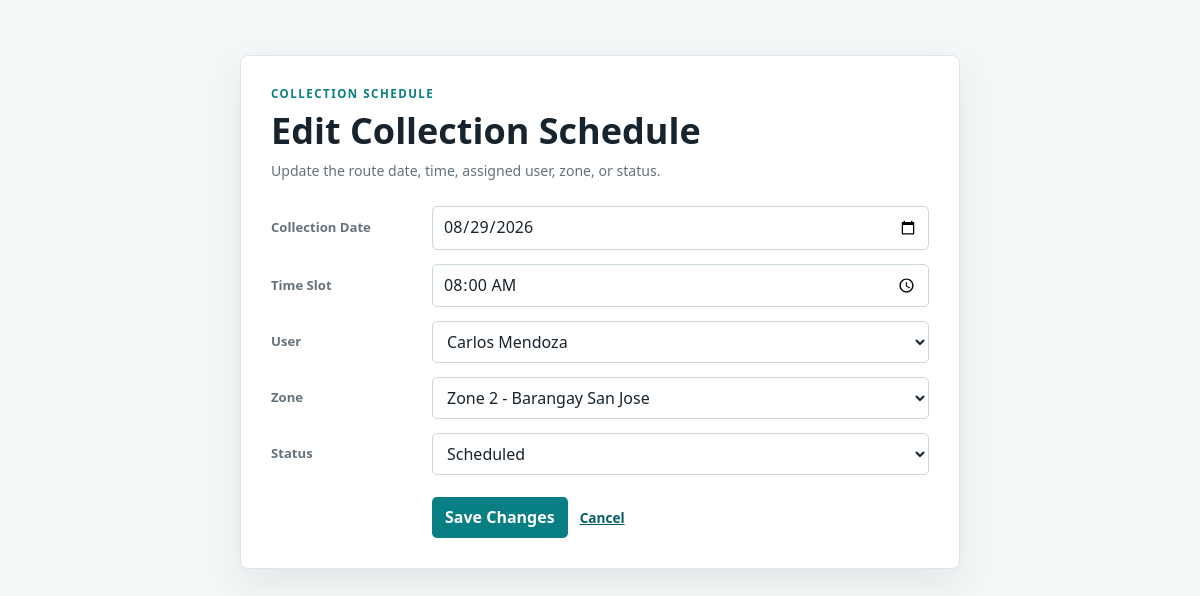
Page /modals/updateCollection.php?id=2 on the committed database.
### tables this page shows
CREATE TABLE IF NOT EXISTS Collection_Schedule (
    ScheduleID INT AUTO_INCREMENT PRIMARY KEY,
    Zone_ID INT NOT NULL,
    User_id INT NOT NULL,
    CollectionDate DATE NOT NULL,
    TimeSlot TIME NOT NULL,
    Status VARCHAR(100) NULL,
    CONSTRAINT fk_schedule_zone FOREIGN KEY (Zone_ID) REFERENCES Zones(Zone_ID)
        ON UPDATE CASCADE ON DELETE RESTRICT,
    CONSTRAINT fk_schedule_user FOREIGN KEY (User_id) REFERENCES Users(User_id)
        ON UPDATE CASCADE ON DELETE RESTRICT
);

CREATE TABLE IF NOT EXISTS Users (
    User_id INT AUTO_INCREMENT PRIMARY KEY,
    Fullname VARCHAR(100) NOT NULL,
    Email VARCHAR(100) NOT NULL,
    Password VARCHAR(255) NOT NULL,
    Role VARCHAR(50) NOT NULL,
    Contact_Number VARCHAR(20) NULL
);

### classes/CollectionSchedule.php (called while the page is built, shortened)
<?php
class CollectionSchedule
{
    private PDO $conn;
    public function __construct(PDO $db)
    {
        $this->conn = $db;
        try {
            $this->restoreZonesIfEmpty();
        } catch (PDOException $exception) {
        }
    }
    private function restoreZonesIfEmpty(): void
    {
        if ((int) $this->conn->query('SELECT COUNT(*) FROM zones')->fetchColumn() > 0) {
            return;
        }
    }
    public function getCollectionSchedule(int $id): array|false
    {
        $stmt = $this->conn->prepare(
            'SELECT
                ScheduleID AS schedule_id,
                CollectionDate AS collection_date,
                User_id AS user_id,
                Zone_ID AS zone_id,
                TimeSlot AS time_slot,
                Status AS status
             FROM collection_schedule
             WHERE ScheduleID = :id'
        );
        $stmt->execute([':id' => $id]);
        return $stmt->fetch();
    }
    public function getUsers(): PDOStatement
    {
        $stmt = $this->conn->query(
            'SELECT User_id AS user_id, Fullname AS user_name
             FROM users ORDER BY Fullname ASC'
        );
        return $stmt;
    }
    public function getZones(): PDOStatement
    {
        $stmt = $this->conn->query(
            'SELECT Zone_ID AS zone_id,
                    CONCAT(Zone_Name, " - ", Barangay) AS zone_name
             FROM zones ORDER BY Zone_Name ASC'
        );
        return $stmt;
    }
}

### modals/updateCollection.php (the view, shortened to what this page needs)
<?php
require_once __DIR__ . "/../connection.php";
require_once __DIR__ . "/../classes/CollectionSchedule.php";
$schedule = new CollectionSchedule($pdo);
$id = $_GET['id'];
$data = $schedule->getCollectionSchedule((int) $id);
?>
<!DOCTYPE html>
<html>
<head>
    <link
        rel="stylesheet"
        href="../style.css?v=11"
    >
</head>
<body>
<div class="container">
    <p class="eyebrow">COLLECTION SCHEDULE</p>
    <h1>Edit Collection Schedule</h1>
    <p class="form-intro">Update the route date, time, assigned user, zone, or status.</p>
    <form
        action="../backend/collection_code.php"
        method="POST"
        class="form-container"
    >
        <label>Collection Date</label>
        <input
            type="date"
            name="collection_date"
            value="<?php
                echo $data['collection_date'];
            ?>"
            required
        >
        <label>Time Slot</label>
        <input
            type="time"
            name="time_slot"
            value="<?php echo htmlspecialchars($data['time_slot']); ?>"
            required
        >
        <label>User</label>
        <select
            name="user_id"
            required
        >
            <?php
            $participants = $schedule->getUsers();
            while ($participant =
                $participants->fetch()):
            ?>
                <option
                    value="<?php
                        echo $participant['user_id'];
                    ?>"
                    <?php
                    if (
                        $participant['user_id']
                        == $data['user_id']
                    ) {
                        echo "selected";
                    }
                    ?>
                >
                    <?php
                    echo htmlspecialchars(
                        $participant['user_name']
                    );
                    ?>
                </option>
            <?php endwhile; ?>
        </select>
        <label>Zone</label>
        <select
            name="zone_id"
            required
        >
            <?php
            $events = $schedule->getZones();
            while ($event =
                $events->fetch()):
            ?>
                <option
                    value="<?php
                        echo $event['zone_id'];
                    ?>"
                    <?php
                    if (
                        $event['zone_id']
                        == $data['zone_id']
                    ) {
                        echo "selected";
                    }
                    ?>
                >
                    <?php
                    echo htmlspecialchars(
                        $event['zone_name']
                    );
                    ?>
                </option>
            <?php endwhile; ?>
        </select>
        <label>Status</label>
        <select name="status">
            <option value="Scheduled" <?= $data['status'] === 'Scheduled' ? 'selected' : '' ?>>Scheduled</option>
        </select>
        <div class="form-actions">
            <button type="submit" name="update_collection_schedule">Save Changes</button>
            <a href="../index.php">Cancel</a>
        </div>
    </form>
</div>
</body>
</html>

### style.css (style rules this page uses)
:root { --ink: #17232d; --muted: #64727c; --line: #dce5e9; --surface: #ffffff; --page: #f3f7f7; --teal: #087f82; --teal-dark: #075d62; --yellow: #f2b84b; --danger: #b94a48; --shadow: 0 14px 35px rgba(25, 56, 65, .08); }
* { box-sizing: border-box; }
html { scroll-behavior: smooth; }
body { margin: 0; min-width: 320px; background: var(--page); color: var(--ink); font-family: "Trebuchet MS", "Segoe UI", sans-serif; line-height: 1.45; }
a { color: inherit; }
button, input, select { font: inherit; }
button, a { -webkit-tap-highlight-color: transparent; }
button, .nav-link, .edit, .delete { transition: background-color .16s ease, color .16s ease, transform .16s ease; }
.container { width: min(720px, calc(100% - 32px)); margin: 55px auto; padding: 30px; border: 1px solid var(--line); border-radius: 8px; background: var(--surface); box-shadow: var(--shadow); }
.container h1 { margin-bottom: 24px; }
.container .eyebrow { margin-bottom: 8px; }
.form-intro { margin: -14px 0 25px; color: var(--muted); font-size: .88rem; }
.form-container { display: grid; grid-template-columns: 145px 1fr; align-items: center; gap: 14px 16px; }
.form-container > label { color: var(--muted); font-size: .82rem; font-weight: 700; }
.form-container > input, .form-container > select { width: 100%; }
.form-actions { grid-column: 2; display: flex; align-items: center; gap: 12px; margin-top: 8px; }
.form-container button { background: var(--teal); color: #fff; }
.form-container a { color: var(--teal-dark); font-size: .85rem; font-weight: 700; }
.eyebrow { margin: 0 0 6px; color: var(--teal); font-size: .72rem; font-weight: 700; letter-spacing: .13em; }
h1, h2, p { margin-top: 0; }
h1 { margin-bottom: 7px; color: var(--ink); font-size: clamp(1.65rem, 3vw, 2.25rem); line-height: 1.12; }
input, select { min-height: 38px; border: 1px solid #cbd8dc; border-radius: 5px; padding: 8px 10px; background: #fff; color: var(--ink); }
button, .edit, .delete { border: 0; border-radius: 5px; padding: 9px 13px; cursor: pointer; font-weight: 700; text-decoration: none; }

### rows in the picture
collection_schedule: collection_date "08/29/2026", time_slot "08:00:00", user_id "Carlos Mendoza", zone_id "Zone 2 - Barangay San Jose", status "Scheduled"
